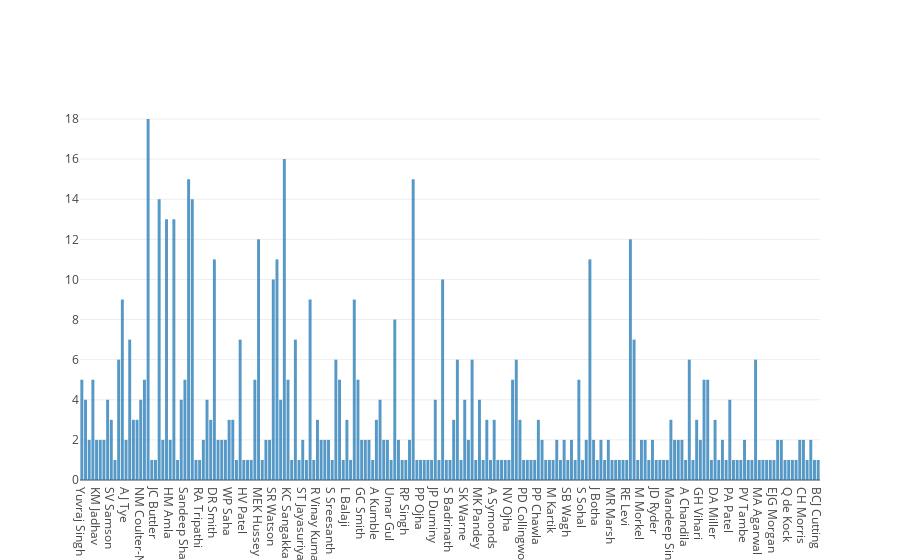

Notebook code cell kept with this figure:
### Code cell
print("Most PoM :",(matches["player_of_match"].value_counts()).idxmax())
print("\nPoM :\n",(matches["player_of_match"].value_counts().head(7)))

trace1 = go.Histogram(
    x=matches["player_of_match"],
    opacity=0.75
)
data = [trace1]
fig = go.Figure(data=data)

py.iplot(fig)

### Figure 1 — Plotly figure (JSON) as saved in the notebook; plotly's stock layout.template omitted (floating-point values rounded to 4 significant figures; data arrays with more than 128 entries replaced by an {"elided": "..."} marker saying what was removed)
{"data": [{"opacity": 0.75, "type": "histogram", "x": {"elided": "636 str values"}}], "layout": {}}
